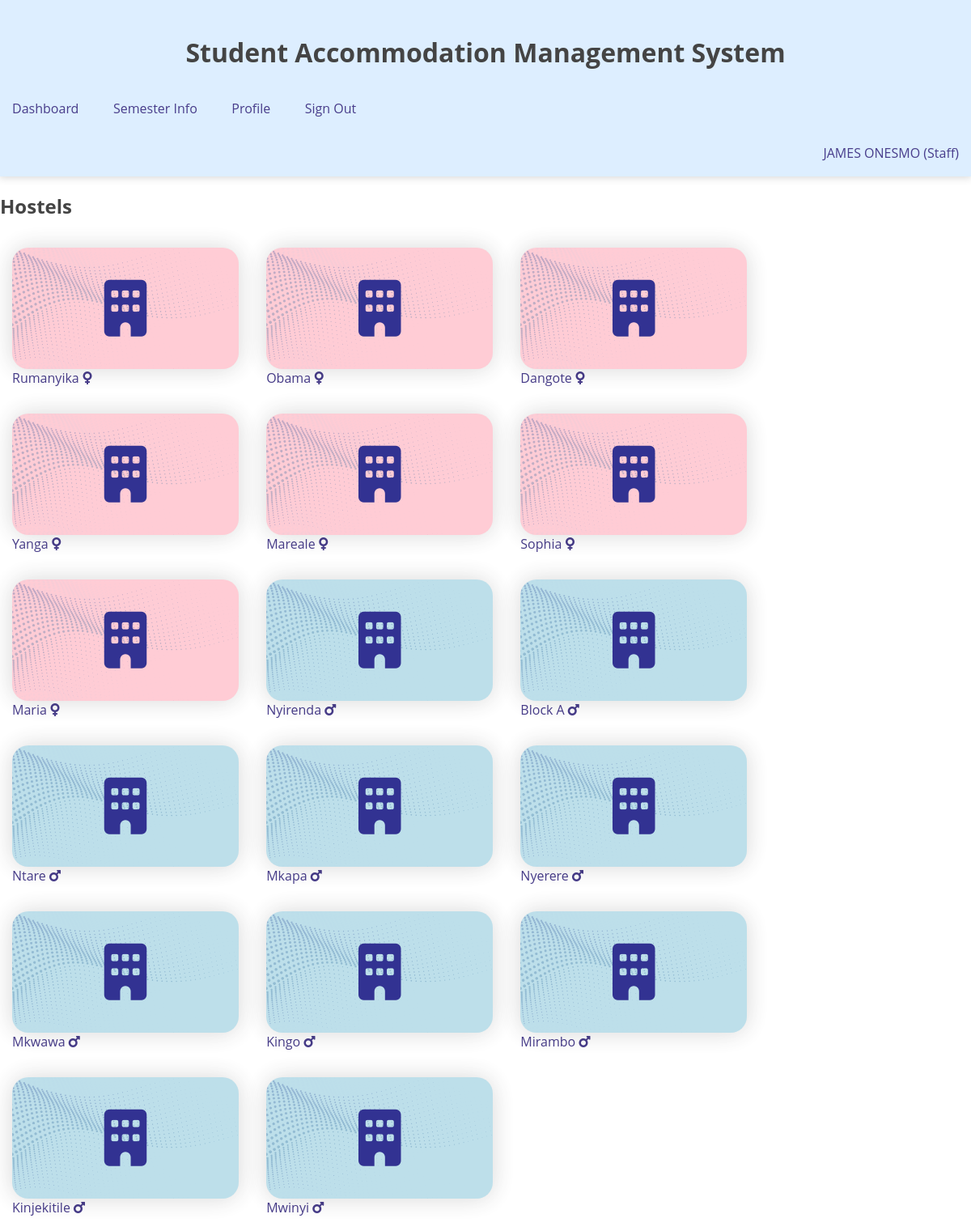
The page / (signed in) on the database its author committed.
### tables this page shows
CREATE TABLE `hostel` (
  `Hostel_ID` int(3) NOT NULL,
  `Hostel_name` varchar(30) NOT NULL,
  `sex` varchar(1) NOT NULL
);

### dbconnect.php (called while the page is built, shortened)
<?php
function run($sql){
		$connect=mysqli_connect("localhost","root","","accommodation");
		$query=mysqli_query($connect,$sql);
		return $query;
}
 ?>

### index.php (the view, shortened to what this page needs)
<?php include 'header.php'; ?>
<?php
	$sex=$_SESSION['sex'];
	$id=$_SESSION['id'];
	$query = ($_SESSION['status']=='Student') ? run("select hostel_id,hostel_name,sex from hostel where sex='$sex'") : run("select hostel_id,hostel_name,sex from hostel order by sex");
	$allocation=run("select * from allocation join room on allocation.room=room.room_id join hostel on hostel.hostel_id=room.hostel_id where student='$id' and date>'$semester1' limit 1");
?>
<?php if (mysqli_num_rows($allocation)):
	$_SESSION['allocated']='yes';
	$result=mysqli_fetch_array($allocation);
?>
	<br>
	<center class="table"><i style="color: #333;"><b>Congratulations! </b>You have been allocated on <br><br>hostel: <b><?php echo $result['Hostel_name'] ?></b><br>Room number: <b><?php echo $result['Room_no'] ?></b></i></center>
<?php else:
	?>
	<h2>Hostels</h2>
	<div class="">
	<?php while ($result=mysqli_fetch_array($query)) {?>
		<a class="" href="room.php?h=<?php echo $result['hostel_id'] ?>" >
			<?php if ($_SESSION['status']) {
				if ($result['sex']=='M') {
					?><i class="mycard fa fa-building" style="background-color: lightblue;"></i><?php
				}if ($result['sex']=='F') {
					?><i class="mycard fa fa-building" style="background-color: pink;"></i><?php
				}
			} ?><br>
			<?php echo $result['hostel_name'] ?>
			<?php if ($_SESSION['status']) {
				if ($result['sex']=='M') {
					?><i class=" fa fa-mars"></i><?php
				}if ($result['sex']=='F') {
					?><i class=" fa fa-venus"></i><?php
				}
			} ?>
		</a>
	<?php } ?>
	</div>
<?php endif ?>

### header.php (shortened to what this page needs)
<head>
</head>
<header>
<div class="header">
<?php
	include 'dbconnect.php';
?>
<link rel="stylesheet" type="text/css" href="accommodation.css?v=2">
<link rel="stylesheet" type="text/css" href="fontawesome/css/all.css">
<br>
<center><h1>Student Accommodation Management System</h1></center>
<nav>
	<a href="../Accommodation">Dashboard</a> &nbsp
	<a href="semester.php">Semester info</a> &nbsp
	<a href="Profile.php">Profile</a> &nbsp
	<?php if(isset($_SESSION['name'])){ ?>
		<a href="SignOut.php">Sign out</a> &nbsp
	<?php } ?>
</nav>
<nav style="text-align: right;">
	<a href="profile.php" style="text-transform: capitalize;">
	<?php if (isset($_SESSION['name'])) {
		echo $_SESSION['name'].' ('.$_SESSION['status'].')';
	} ?>
	</a>
</nav>
</div>
</header>

### accommodation.css (style rules this page uses)
a { background-color: inherit; display: inline-block; text-transform: capitalize; text-decoration: none; color: darkslateblue; padding: 10px; margin: 5px; transition: 0.3s; border-radius: 3px; border-bottom: solid #0000; }
header { background-color: var(--color); box-shadow: 0px 0px 10px 1px lightgray; }
.header { background-color: #0000; }
.mycard { width: 280px !important; background-color: var(--color); text-align: center; line-height: 150px !important; font-size: 70px; border-radius: 20px; opacity: 80%; background-image: url("dotted.png"); background-size: contain; color: #007f ; box-shadow: 0 0 30px #0003; transition: 0.2s; }

### rows shown on the page
hostel: Hostel_name "Rumanyika", sex "F" (drawn)
hostel: Hostel_name "Obama", sex "F" (drawn)
hostel: Hostel_name "Dangote", sex "F" (drawn)
hostel: Hostel_name "Yanga", sex "F" (drawn)
hostel: Hostel_name "Mareale", sex "F" (drawn)
hostel: Hostel_name "Sophia", sex "F" (drawn)
hostel: Hostel_name "Maria", sex "F" (drawn)
hostel: Hostel_name "Nyirenda", sex "M" (drawn)
hostel: Hostel_name "Block A", sex "M" (drawn)
hostel: Hostel_name "Ntare", sex "M" (drawn)
hostel: Hostel_name "Mkapa", sex "M" (drawn)
hostel: Hostel_name "Nyerere", sex "M" (drawn)
hostel: Hostel_name "Mkwawa", sex "M" (drawn)
hostel: Hostel_name "Kingo", sex "M" (drawn)
hostel: Hostel_name "Mirambo", sex "M" (drawn)
hostel: Hostel_name "Kinjekitile", sex "M" (drawn)
hostel: Hostel_name "Mwinyi", sex "M" (drawn)

### other values the page prints
$_SESSION['name'] "JAMES ONESMO"
$_SESSION['status'] "Staff"
